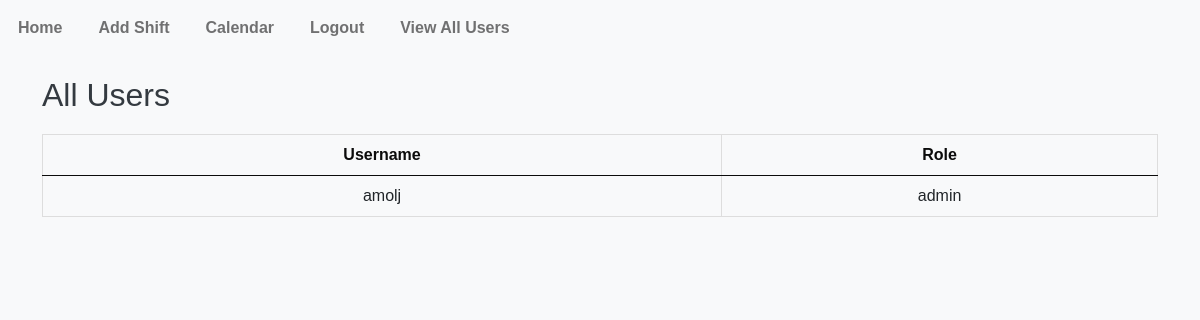
Page /users (signed in) on the earlier database version.
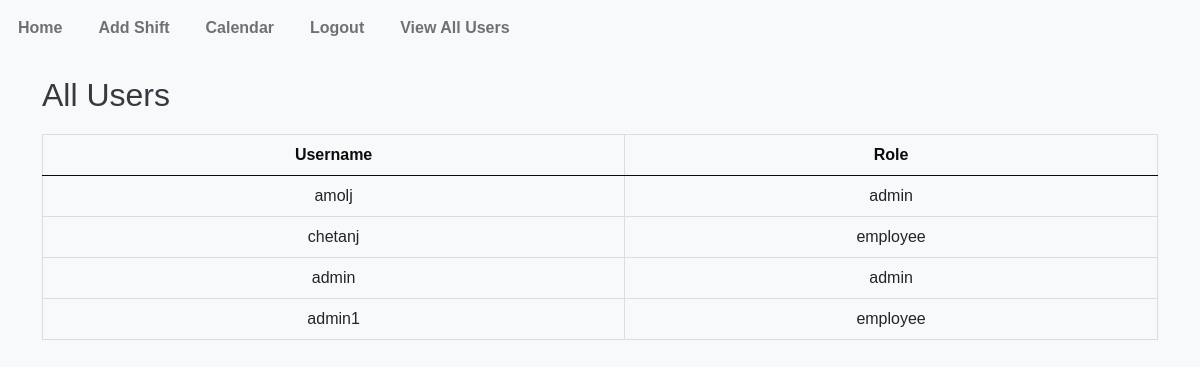
Same page on the later database version.
### app.py (models this page shows)
class User(db.Model):
    id = db.Column(db.Integer, primary_key=True)
    username = db.Column(db.String(120), unique=True, nullable=False)
    password = db.Column(db.String(120), nullable=False)
    role = db.Column(db.String(20), nullable=False, default='employee')  # Role for admin/employee

### app.py (the view)
@app.route('/users')
def users():
    users = User.query.all()
    return render_template('users.html', users=users)

### templates/users.html
{% extends 'base.html' %}
{% block content %}
<h2>All Users</h2>
{% if users %}
    <table class="table">
        <thead>
            <tr>
                <th>Username</th>
                <th>Role</th>
            </tr>
        </thead>
        <tbody>
            {% for user in users %}
                <tr>
                    <td>{{ user.username }}</td>
                    <td>{{ user.role }}</td>
                </tr>
            {% endfor %}
        </tbody>
    </table>
{% else %}
    <p>No users found.</p>
{% endif %}
{% endblock %}

Differences in the rows shown:
added User: username "chetanj", role "employee"
added User: username "admin", role "admin"
added User: username "admin1", role "employee"
